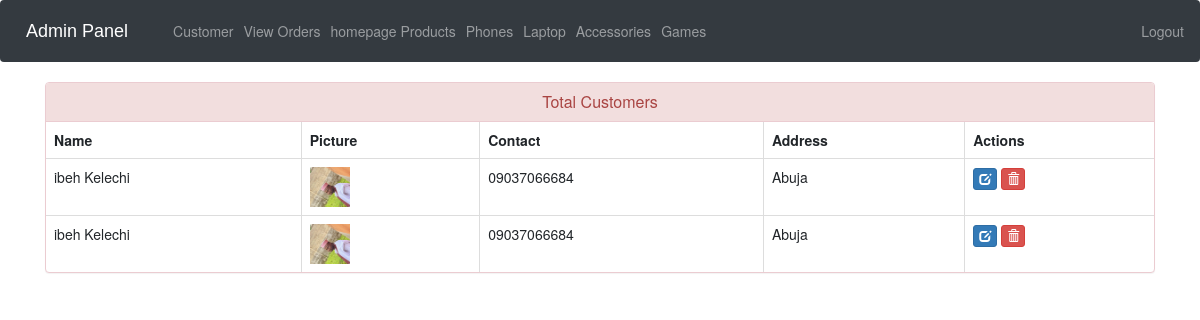
The app's page /view-customer (signed in) with its own data.
### ecom/models.py (models this page shows, shortened)
class Customer(models.Model):
    user=models.OneToOneField(User,on_delete=models.CASCADE)
    profile_pic= models.ImageField(upload_to='profile_pic/CustomerProfilePic/',null=True,blank=True)
    address = models.CharField(max_length=40)
    mobile = models.CharField(max_length=20,null=False)
    @property
    def get_name(self):
        return self.user.first_name+" "+self.user.last_name

### ecom/views.py (the view)
# urls.py: path('view-customer', views.view_customer_view,name='view-customer'),
@login_required(login_url='adminlogin')
def view_customer_view(request):
    customers=models.Customer.objects.all()
    return render(request,'ecom/view_customer.html',{'customers':customers})

### templates/ecom/view_customer.html (shortened to what this page needs)
{% extends 'ecom/admin_base.html' %}
{% load static %}
{% block content %}
<head>
  <link href="//netdna.bootstrapcdn.com/bootstrap/3.0.0/css/bootstrap.min.css" rel="stylesheet" id="bootstrap-css">
</head>
<div class="container">
  <div class="panel panel-danger">
    <div class="panel-heading">
      <h6 class="panel-title">Total Customers</h6>
    </div>
    <table class="table table-hover table-bordered" id="dev-table">
      <thead>
        <tr>
          <th>Name</th>
          <th>Picture</th>
          <th>Contact</th>
          <th>Address</th>
          <th>Actions</th>
        </tr>
      </thead>
      {% for c in customers %}
      <tr>
        <td> {{c.get_name}}</td>
        <td> <img src="{% static c.profile_pic.url %}" alt="Profile Pic" height="40px" width="40px" /></td>
        <td>{{c.mobile}}</td>
        <td>{{c.address}}</td>
        <td><a class="btn btn-primary btn-xs" href="{% url 'update-customer' c.id  %}"><span class="glyphicon glyphicon-edit"></span></a>
        <a class="btn btn-danger btn-xs" href="{% url 'delete-customer' c.id  %}"><span class="glyphicon glyphicon-trash"></span></a></td>
      </tr>
      {% endfor %}
    </table>
  </div>
</div>
{% endblock content %}

### templates/ecom/view_customer.html (style rules this page uses)
a:link { text-decoration: none; }
h6 { text-align: center; }

### records on screen
Customer: get_name "ibeh Kelechi", profile_pic (picture), mobile "09037066684", address "Abuja"
Customer: get_name "ibeh Kelechi", profile_pic (picture), mobile "09037066684", address "Abuja"
